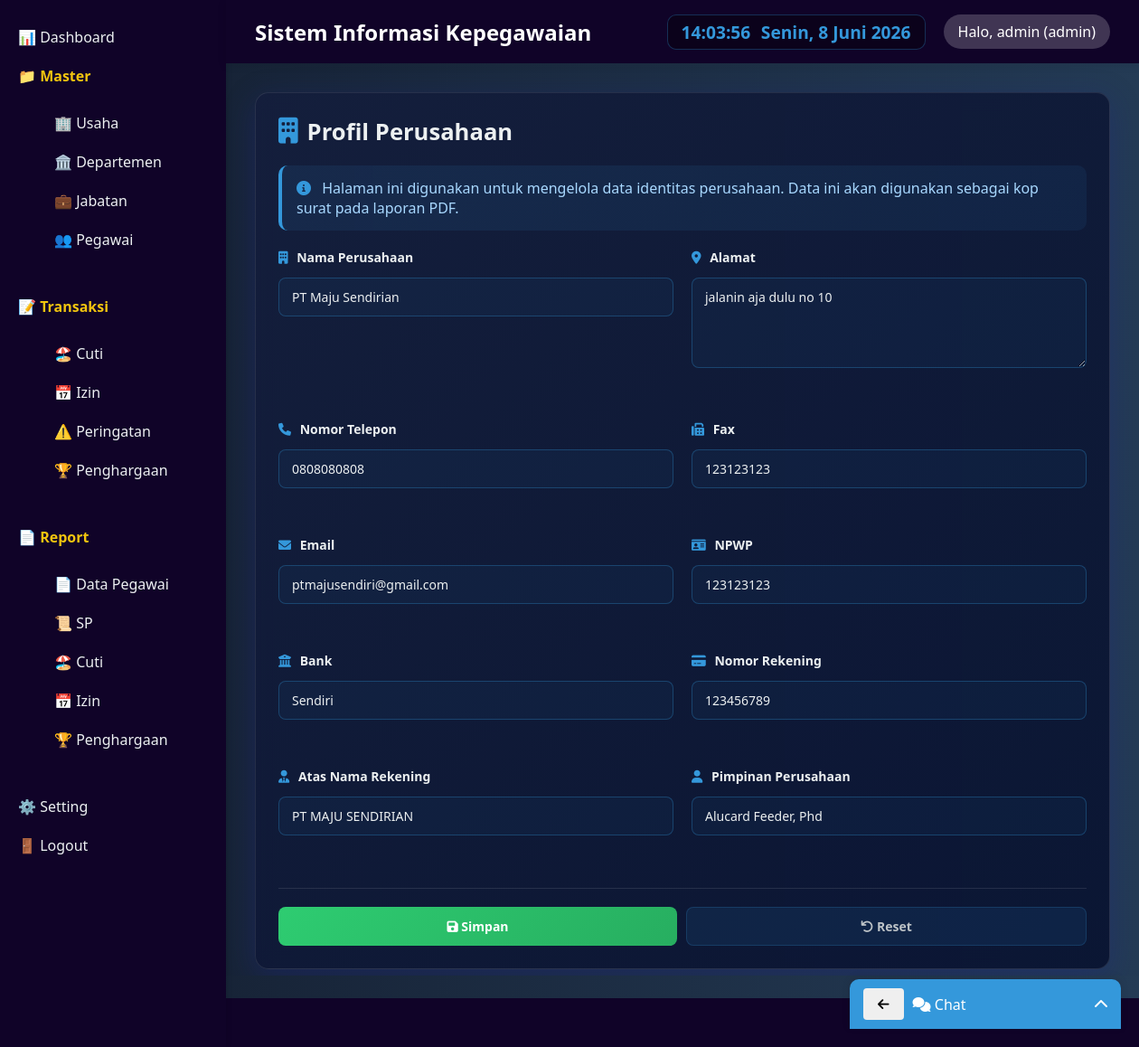
Page /index.php?page=usaha (signed in) on the committed database.
### tables this page shows
CREATE TABLE `tbl_usaha` (
  `id_usaha` int(11) NOT NULL,
  `nama` varchar(100) NOT NULL,
  `alamat` text DEFAULT NULL,
  `nomor_telepon` varchar(20) DEFAULT NULL,
  `fax` varchar(20) DEFAULT NULL,
  `email` varchar(100) DEFAULT NULL,
  `npwp` varchar(30) DEFAULT NULL,
  `bank` varchar(100) DEFAULT NULL,
  `noaccount` varchar(50) DEFAULT NULL,
  `atasnama` varchar(100) DEFAULT NULL,
  `pimpinan` varchar(100) DEFAULT NULL,
  `created_at` timestamp NOT NULL DEFAULT current_timestamp()
);

### classes/Database.php (called while the page is built)
<?php
class Database {
    private static $instance = null;
    private $conn;
    private function __construct() {
        try {
            $this->conn = new PDO("mysql:host=".DB_HOST.";dbname=".DB_NAME, DB_USER, DB_PASS);
            $this->conn->setAttribute(PDO::ATTR_ERRMODE, PDO::ERRMODE_EXCEPTION);
        } catch(PDOException $e) {
            die("Koneksi gagal: " . $e->getMessage());
        }
    }
    public static function getInstance() {
        if (self::$instance == null) self::$instance = new Database();
        return self::$instance;
    }
    public function getConnection() {
        return $this->conn;
    }
}
?>

### classes/Usaha.php (called while the page is built, shortened)
<?php
class Usaha {
    private $db;
    public function __construct() {
        $this->db = Database::getInstance()->getConnection();
    }
    public function getData() {
        $stmt = $this->db->query("SELECT * FROM tbl_usaha LIMIT 1");
        return $stmt->fetch(PDO::FETCH_ASSOC);
    }
    public function hasData() {
        $stmt = $this->db->query("SELECT COUNT(*) as total FROM tbl_usaha");
        $result = $stmt->fetch(PDO::FETCH_ASSOC);
        return $result['total'] > 0;
    }
}
?>

### views/usaha/index.php (the view, shortened to what this page needs)
<?php
$usaha = new Usaha();
$hasData = $usaha->hasData();
$dataUsaha = $hasData ? $usaha->getData() : null;
include __DIR__ . '/../layouts/header.php';
?>
<link rel="stylesheet" href="https://cdnjs.cloudflare.com/ajax/libs/font-awesome/6.0.0-beta3/css/all.min.css">
<div class="card">
    <h2><i class="fas fa-building"></i> Profil Perusahaan</h2>
    <div class="info-text">
        <p><i class="fas fa-info-circle"></i> Halaman ini digunakan untuk mengelola data identitas perusahaan. Data ini akan digunakan sebagai kop surat pada laporan PDF.</p>
    </div>
    <form method="post" class="usaha-form">
        <div style="display: grid; grid-template-columns: 1fr 1fr; gap: 20px;">
            <div class="form-group">
                <label><i class="fas fa-building"></i> Nama Perusahaan</label>
                <input type="text" name="nama" value="<?= $hasData ? htmlspecialchars($dataUsaha['nama']) : '' ?>" required>
            </div>
            <div class="form-group">
                <label><i class="fas fa-map-marker-alt"></i> Alamat</label>
                <textarea name="alamat" rows="3"><?= $hasData ? htmlspecialchars($dataUsaha['alamat']) : '' ?></textarea>
            </div>
            <div class="form-group">
                <label><i class="fas fa-phone"></i> Nomor Telepon</label>
                <input type="text" name="nomor_telepon" value="<?= $hasData ? htmlspecialchars($dataUsaha['nomor_telepon']) : '' ?>">
            </div>
            <div class="form-group">
                <label><i class="fas fa-fax"></i> Fax</label>
                <input type="text" name="fax" value="<?= $hasData ? htmlspecialchars($dataUsaha['fax']) : '' ?>">
            </div>
            <div class="form-group">
                <label><i class="fas fa-envelope"></i> Email</label>
                <input type="email" name="email" value="<?= $hasData ? htmlspecialchars($dataUsaha['email']) : '' ?>">
            </div>
            <div class="form-group">
                <label><i class="fas fa-id-card"></i> NPWP</label>
                <input type="text" name="npwp" value="<?= $hasData ? htmlspecialchars($dataUsaha['npwp']) : '' ?>">
            </div>
            <div class="form-group">
                <label><i class="fas fa-university"></i> Bank</label>
                <input type="text" name="bank" value="<?= $hasData ? htmlspecialchars($dataUsaha['bank']) : '' ?>">
            </div>
            <div class="form-group">
                <label><i class="fas fa-credit-card"></i> Nomor Rekening</label>
                <input type="text" name="noaccount" value="<?= $hasData ? htmlspecialchars($dataUsaha['noaccount']) : '' ?>">
            </div>
            <div class="form-group">
                <label><i class="fas fa-user-tie"></i> Atas Nama Rekening</label>
                <input type="text" name="atasnama" value="<?= $hasData ? htmlspecialchars($dataUsaha['atasnama']) : '' ?>">
            </div>
            <div class="form-group">
                <label><i class="fas fa-user"></i> Pimpinan Perusahaan</label>
                <input type="text" name="pimpinan" value="<?= $hasData ? htmlspecialchars($dataUsaha['pimpinan']) : '' ?>">
            </div>
        </div>
        <div class="form-buttons">
            <button type="submit" class="btn-save"><i class="fas fa-save"></i> Simpan</button>
            <button type="reset" class="btn-cancel"><i class="fas fa-undo"></i> Reset</button>
        </div>
    </form>
</div>
<?php include __DIR__ . '/../layouts/footer.php'; ?>

### assets/css/style.css (style rules this page uses)
* { margin: 0; padding: 0; box-sizing: border-box; font-family: 'Segoe UI', Tahoma, Geneva, Verdana, sans-serif; }
body { background: linear-gradient(to right, #141e30, #243b55) }
.card { background: linear-gradient(135deg, rgba(20, 30, 60, 0.95), rgba(10, 20, 50, 0.95)); backdrop-filter: blur(10px); border-radius: 15px; padding: 2rem; margin-bottom: 2rem; box-shadow: 0 8px 32px rgba(31, 38, 135, 0.37); border: 1px solid rgba(255, 255, 255, 0.1); color: white; transition: all 0.3s ease; }
.btn, button { display: inline-block; padding: 8px 16px; border-radius: 4px; border: none; cursor: pointer; font-size: 0.9rem; }
input, select, textarea { width: 100%; padding: 10px; margin: 5px 0 15px; border: 1px solid #ddd; border-radius: 5px; }
.form-group { margin-bottom: 20px; }
.form-group label { display: block; margin-bottom: 8px; color: #ecf0f1; font-weight: 600; font-size: 14px; }
.form-group input, .form-group select, .form-group textarea { width: 100%; padding: 11px 14px; border: 1px solid rgba(52, 152, 219, 0.3); border-radius: 8px; background: rgba(52, 152, 219, 0.05); color: #ecf0f1; box-sizing: border-box; font-family: inherit; transition: all 0.3s ease; }
.form-group input::placeholder, .form-group textarea::placeholder { color: rgba(255, 255, 255, 0.3); }
.form-group textarea { resize: vertical; min-height: 100px; }
.form-buttons { display: flex; gap: 10px; justify-content: flex-end; }
.btn-save, .btn-cancel { padding: 10px 20px; border: none; border-radius: 8px; cursor: pointer; font-weight: 600; transition: all 0.3s ease; flex: 1; }
.btn-save { background: linear-gradient(135deg, #2ecc71, #27ae60); color: white; }
.btn-cancel { background: rgba(52, 152, 219, 0.1); color: #bdc3c7; border: 1px solid rgba(52, 152, 219, 0.2); }
.card h2 { font-size: 1.6rem; margin-bottom: 20px; color: #ecf0f1; display: flex; align-items: center; gap: 12px; }
.card h2 i { font-size: 1.8rem; color: #3498db; }

### views/usaha/index.php (style rules this page uses)
.card { background: linear-gradient(135deg, rgba(20, 30, 60, 0.95), rgba(10, 20, 50, 0.95)); backdrop-filter: blur(10px); border-radius: 15px; padding: 25px; box-shadow: 0 8px 32px rgba(31, 38, 135, 0.37); border: 1px solid rgba(255, 255, 255, 0.1); max-width: 1000px; margin: 0 auto; }
.card h2 { color: #ecf0f1; display: flex; align-items: center; gap: 10px; margin-bottom: 20px; }
.info-text { background: linear-gradient(135deg, rgba(52, 152, 219, 0.1), rgba(41, 128, 185, 0.1)); padding: 14px 16px; border-radius: 10px; margin-bottom: 20px; color: #a8d8ff; border-left: 4px solid #3498db; }
.info-text i { margin-right: 8px; color: #3498db; }
.usaha-form { margin-top: 10px; }
.form-group { margin-bottom: 18px; }
.form-group label { display: block; margin-bottom: 8px; font-weight: 600; color: #ecf0f1; font-size: 14px; }
.form-group label i { color: #3498db; margin-right: 6px; }
.form-group input, .form-group textarea { width: 100%; padding: 11px 14px; border: 1px solid rgba(52, 152, 219, 0.3); border-radius: 8px; background: rgba(52, 152, 219, 0.05); color: #ecf0f1; font-size: 14px; font-family: inherit; transition: all 0.3s ease; }
.form-group input::placeholder, .form-group textarea::placeholder { color: rgba(255, 255, 255, 0.3); }
.form-group textarea { resize: vertical; }
.form-buttons { display: flex; gap: 10px; justify-content: flex-end; margin-top: 25px; padding-top: 20px; border-top: 1px solid rgba(255, 255, 255, 0.1); }
.btn-save { background: linear-gradient(135deg, #2ecc71, #27ae60); color: white; border: none; padding: 11px 24px; border-radius: 8px; cursor: pointer; font-size: 14px; font-weight: 600; transition: all 0.3s ease; }
.btn-cancel { background: rgba(52, 152, 219, 0.1); color: #bdc3c7; border: 1px solid rgba(52, 152, 219, 0.2); padding: 11px 24px; border-radius: 8px; cursor: pointer; font-size: 14px; font-weight: 600; transition: all 0.3s ease; }

### rows in the picture
tbl_usaha: nama "PT Maju Sendirian", alamat "jalanin aja dulu no 10", nomor_telepon "0808080808", fax "123123123", email "ptmajusendiri@gmail.com", npwp "123123123", bank "Sendiri", noaccount "123456789", atasnama "PT MAJU SENDIRIAN", pimpinan "Alucard Feeder, Phd"

### other values in the picture
Session::get('nama') "admin"
Session::get('role') "admin"
